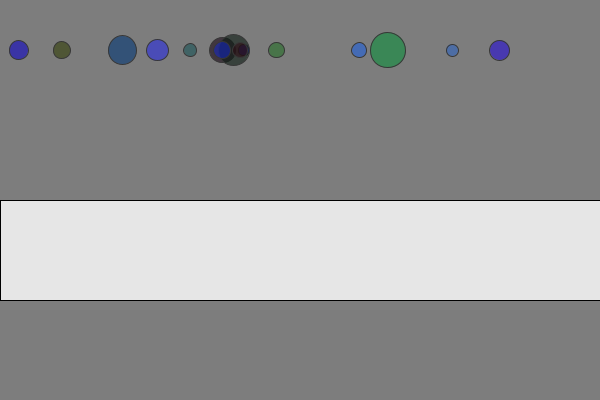
Frame 1 (no input)
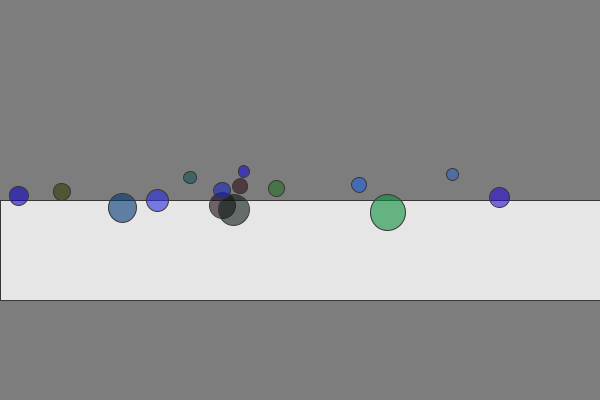
Frame 60 (the mouse pressed at the canvas centre just before this capture)
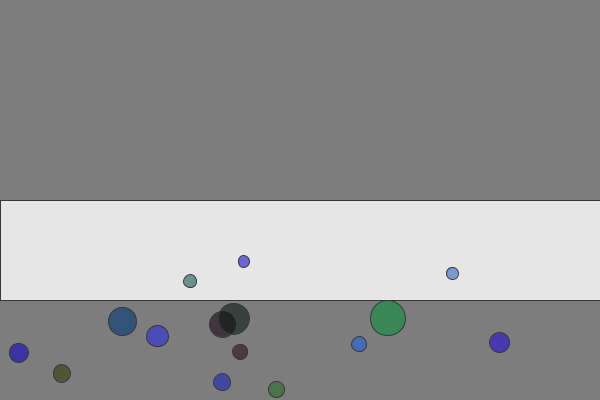
Frame 120 (the mouse held since frame 60 and released just before this capture)

The Processing sketch that drew these frames (run headless with seeded random() and noise(); from frame 60 on, the mouse is pressed at the canvas centre):

// Processing sketch: exercis_2_5
// ── exercis_2_5.pde
PVector wind;
PVector gravity;
float perlin = 0.004;
float noiseVal;
Mover[] movers;
float fCoeff = 0.02;

void setup(){
   size(600, 400);   
   wind = new PVector(0, 0);
   movers = new Mover[15];
   for(int i = 0; i < movers.length; i++){
      movers[i] = new Mover(); 
   }
   rectMode(CORNER);
   //frameRate(12);
}

void draw(){
  background(125);
  fill(230);
  rect(0, height/2  , width, 100);
 updateNoise();   
 for(Mover mover: movers){
 gravity = new PVector(0, 0.1);
 gravity.mult(mover.MASS); 
 mover.applyForce(gravity);
 //mover.applyForce(wind);
if(inRect(mover.location))
{ 
  fCoeff = 0.15;
}else{
  fCoeff = 0.02;
}
  PVector friction = mover.velocity.get();
  friction.normalize();
  friction.mult(-fCoeff);
  mover.applyForce(friction);
  mover.update();
  mover.render();
  mover.checkEdges();
 }
}
 boolean inRect(PVector loc){
   
   if(loc.y > height/2 && loc.y < height/2 + 100)
    return true;
   else
    return false; 
   
 }
void updateNoise(){
  noiseVal = noise(perlin);
  wind.x = noiseVal*0.007;
  wind.y = noiseVal*-0.002;
  perlin += 0.001; 
}

// ── Mover.pde
class Mover{
  PVector location;
  PVector velocity;
  PVector acceleration; 
  color c;
  final float MASS; 
  final int RADIUS = 20;
  
  
  Mover(){
  location = new PVector(random(0,width), 50);
  velocity = new PVector(0,0);
  c = color((int)random(50), (int)random(150), (int)random(255), 150);
  acceleration = new PVector(0, 0);
  MASS = random(.5, 2);
  }
  
  void setLocation(PVector newLocation){
    location = newLocation;
  }
  
 void update(){
   velocity.add(acceleration);
   location.add(velocity);
   velocity.limit(5);   
   acceleration.mult(0);   
  }
 
  void applyForce(PVector force) {
    PVector f = PVector.div(force,MASS);
    acceleration.add(f);
  }
  
  
 /* void edges(){
    //hiermit bin ich noch nicht ganz zufrieden - ich finde da muss noch ein bisschen mehr weg! Nicht nur *-1!
    if (location.x > width -RADIUS/2){
      velocity.x *= -1;
      location.y = width - RADIUS/2;
    }
    else if(location.x <= RADIUS/2){
      velocity.x *= -1;
      location.x = RADIUS/2;
    }
    
    if(location.y > height - RADIUS/2){
       velocity.y *= -1; 
       location.y = height - RADIUS/2;
    }           
    else if(location.y <= RADIUS/2){
      velocity.y *= -1;
      location.y = RADIUS/2;      
    }  
  }
 */
 
 void checkEdges() {

    if (location.x > width) {
      location.x = width;
      velocity.x *= -1;
    } else if (location.x < 0) {
      velocity.x *= -1;
      location.x = 0;
    }

    if (location.y > height) {
      velocity.y *= -1;
      location.y = height;
    }
  }
  
  void render(){
    fill(c);
    stroke(55);
    ellipse(location.x, location.y, RADIUS*MASS, RADIUS*MASS);
  }
}
